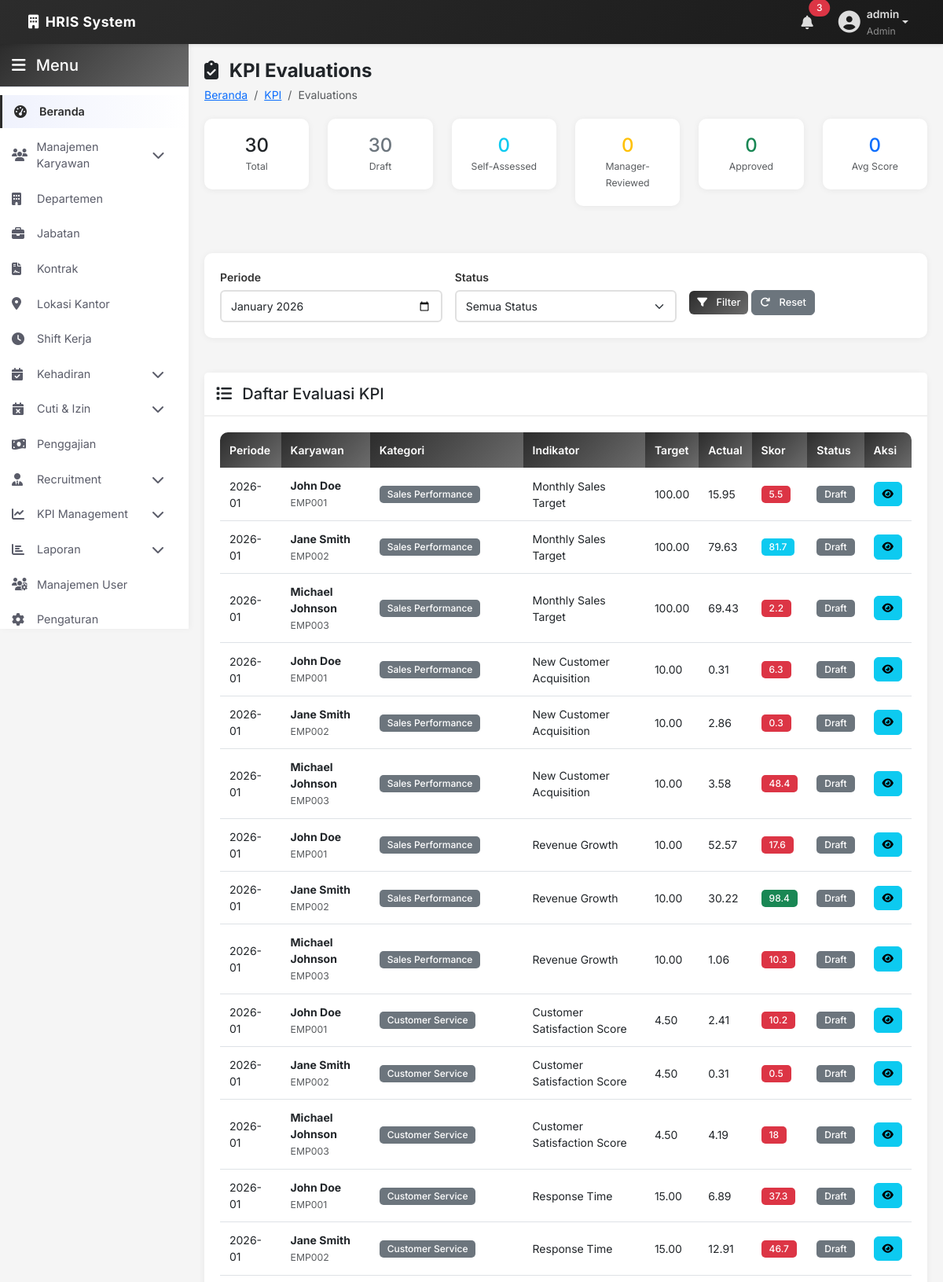
The page /admin/kpi/evaluations/index.php (signed in, upper part) on the database its author committed.
### tables this page shows
CREATE TABLE `kpi_evaluations` (
  `id` int(11) NOT NULL,
  `assignment_id` int(11) NOT NULL,
  `employee_id` int(11) NOT NULL,
  `indicator_id` int(11) NOT NULL,
  `period` varchar(7) NOT NULL COMMENT 'Format: YYYY-MM',
  `actual_value` decimal(10,2) DEFAULT 0.00,
  `score` decimal(5,2) DEFAULT 0.00 COMMENT 'Calculated score (0-100)',
  `self_assessment` text DEFAULT NULL,
  `manager_assessment` text DEFAULT NULL,
  `status` enum('Draft','Self-Assessed','Manager-Reviewed','Approved') DEFAULT 'Draft',
  `evaluated_by` int(11) DEFAULT NULL COMMENT 'User ID who evaluated',
  `evaluated_at` timestamp NULL DEFAULT NULL,
  `notes` text DEFAULT NULL,
  `created_at` timestamp NOT NULL DEFAULT current_timestamp(),
  `updated_at` timestamp NOT NULL DEFAULT current_timestamp() ON UPDATE current_timestamp()
);

CREATE TABLE `employees` (
  `id` int(11) NOT NULL,
  `employee_code` varchar(20) NOT NULL,
  `first_name` varchar(50) NOT NULL,
  `last_name` varchar(50) NOT NULL,
  `email` varchar(100) NOT NULL,
  `phone` varchar(20) DEFAULT NULL,
  `date_of_birth` date DEFAULT NULL,
  `gender` enum('Male','Female','Other') NOT NULL,
  `address` text DEFAULT NULL,
  `department_id` int(11) DEFAULT NULL,
  `position_id` int(11) DEFAULT NULL,
  `hire_date` date NOT NULL,
  `employment_status` enum('Active','Inactive','On Leave','Terminated') DEFAULT 'Active',
  `basic_salary` decimal(15,2) DEFAULT 0.00,
  `salary` decimal(12,2) DEFAULT NULL,
  `photo` varchar(255) DEFAULT NULL,
  `user_id` int(11) DEFAULT NULL,
  `created_at` timestamp NOT NULL DEFAULT current_timestamp(),
  `updated_at` timestamp NOT NULL DEFAULT current_timestamp() ON UPDATE current_timestamp()
);

CREATE TABLE `kpi_categories` (
  `id` int(11) NOT NULL,
  `category_name` varchar(100) NOT NULL,
  `description` text DEFAULT NULL,
  `weight` decimal(5,2) DEFAULT 0.00 COMMENT 'Weight in percentage (0-100)',
  `is_active` tinyint(1) DEFAULT 1,
  `created_at` timestamp NOT NULL DEFAULT current_timestamp(),
  `updated_at` timestamp NOT NULL DEFAULT current_timestamp() ON UPDATE current_timestamp()
);

CREATE TABLE `kpi_indicators` (
  `id` int(11) NOT NULL,
  `category_id` int(11) NOT NULL,
  `indicator_name` varchar(200) NOT NULL,
  `description` text DEFAULT NULL,
  `measurement_type` enum('Numeric','Percentage','Rating','Boolean') DEFAULT 'Numeric',
  `target_value` decimal(10,2) DEFAULT 0.00,
  `weight` decimal(5,2) DEFAULT 0.00 COMMENT 'Weight within category (0-100)',
  `is_active` tinyint(1) DEFAULT 1,
  `created_at` timestamp NOT NULL DEFAULT current_timestamp(),
  `updated_at` timestamp NOT NULL DEFAULT current_timestamp() ON UPDATE current_timestamp()
);

### admin/kpi/evaluations/index.php (the view, shortened to what this page needs)
<?php
include __DIR__ . '/../../includes/header.php';
include __DIR__ . '/../../includes/sidebar.php';
$period_filter = $_GET['period'] ?? date('Y-m');
try {
    $where = ["1=1"];
    $params = [];
    if ($period_filter) {
        $where[] = "ke.period = ?";
        $params[] = $period_filter;
    }
    $whereClause = implode(" AND ", $where);
    $evaluationsStmt = $pdo->prepare("SELECT
        ke.*,
        CONCAT(e.first_name, ' ', e.last_name) as employee_name,
        e.employee_code,
        d.department_name,
        ki.indicator_name,
        ki.measurement_type,
        ki.target_value,
        kc.category_name
        FROM kpi_evaluations ke
        LEFT JOIN employees e ON ke.employee_id = e.id
        LEFT JOIN departments d ON e.department_id = d.id
        LEFT JOIN kpi_indicators ki ON ke.indicator_id = ki.id
        LEFT JOIN kpi_categories kc ON ki.category_id = kc.id
        WHERE $whereClause
        ORDER BY ke.updated_at DESC");
    $evaluationsStmt->execute($params);
    $evaluations = $evaluationsStmt->fetchAll();
    $statsStmt = $pdo->query("SELECT
        COUNT(*) as total_evaluations,
        SUM(CASE WHEN status = 'Draft' THEN 1 ELSE 0 END) as draft_count,
        SUM(CASE WHEN status = 'Self-Assessed' THEN 1 ELSE 0 END) as self_assessed_count,
        SUM(CASE WHEN status = 'Manager-Reviewed' THEN 1 ELSE 0 END) as manager_reviewed_count,
        SUM(CASE WHEN status = 'Approved' THEN 1 ELSE 0 END) as approved_count,
        AVG(CASE WHEN status = 'Approved' THEN score ELSE NULL END) as avg_score
        FROM kpi_evaluations");
    $stats = $statsStmt->fetch();
} catch (PDOException $e) {
    error_log("Error fetching KPI evaluations: " . $e->getMessage());
    $evaluations = [];
    $stats = [];
}
?>
<div class="page-header">
    <div class="row align-items-center">
        <div class="col-md-6">
            <h1><i class="fas fa-clipboard-check me-2"></i> KPI Evaluations</h1>
            <nav aria-label="breadcrumb">
                <ol class="breadcrumb">
                    <li class="breadcrumb-item"><a href="/hrm/admin/index.php">Beranda</a></li>
                    <li class="breadcrumb-item"><a href="/hrm/admin/kpi/dashboard.php">KPI</a></li>
                    <li class="breadcrumb-item active">Evaluations</li>
                </ol>
            </nav>
        </div>
    </div>
</div>
<div class="row mb-4">
    <div class="col-lg-2 col-md-4 mb-3">
        <div class="card fade-in">
            <div class="card-body text-center">
                <h4 class="mb-0"><?php echo $stats['total_evaluations'] ?? 0; ?></h4>
                <small class="text-muted">Total</small>
            </div>
        </div>
    </div>
    <div class="col-lg-2 col-md-4 mb-3">
        <div class="card fade-in border-secondary">
            <div class="card-body text-center">
                <h4 class="mb-0 text-secondary"><?php echo $stats['draft_count'] ?? 0; ?></h4>
                <small class="text-muted">Draft</small>
            </div>
        </div>
    </div>
    <div class="col-lg-2 col-md-4 mb-3">
        <div class="card fade-in border-info">
            <div class="card-body text-center">
                <h4 class="mb-0 text-info"><?php echo $stats['self_assessed_count'] ?? 0; ?></h4>
                <small class="text-muted">Self-Assessed</small>
            </div>
        </div>
    </div>
    <div class="col-lg-2 col-md-4 mb-3">
        <div class="card fade-in border-warning">
            <div class="card-body text-center">
                <h4 class="mb-0 text-warning"><?php echo $stats['manager_reviewed_count'] ?? 0; ?></h4>
                <small class="text-muted">Manager-Reviewed</small>
            </div>
        </div>
    </div>
    <div class="col-lg-2 col-md-4 mb-3">
        <div class="card fade-in border-success">
            <div class="card-body text-center">
                <h4 class="mb-0 text-success"><?php echo $stats['approved_count'] ?? 0; ?></h4>
                <small class="text-muted">Approved</small>
            </div>
        </div>
    </div>
    <div class="col-lg-2 col-md-4 mb-3">
        <div class="card fade-in border-primary">
            <div class="card-body text-center">
                <h4 class="mb-0 text-primary"><?php echo round($stats['avg_score'] ?? 0, 1); ?></h4>
                <small class="text-muted">Avg Score</small>
            </div>
        </div>
    </div>
</div>
<div class="row mb-4">
    <div class="col-12">
        <div class="card fade-in">
            <div class="card-body">
                <form method="GET" class="row g-3">
                    <div class="col-md-4">
                        <label class="form-label">Periode</label>
                        <input type="month" name="period" class="form-control form-control-sm" value="<?php echo $period_filter; ?>">
                    </div>
                    <div class="col-md-4">
                        <label class="form-label">Status</label>
                        <select name="status" class="form-select form-select-sm">
                            <option value="">Semua Status</option>
                        </select>
                    </div>
                    <div class="col-md-4">
                        <label class="form-label">&nbsp;</label>
                        <div>
                            <button type="submit" class="btn btn-primary btn-sm">
                                <i class="fas fa-filter me-2"></i> Filter
                            </button>
                            <a href="/hrm/admin/kpi/evaluations/" class="btn btn-secondary btn-sm">
                                <i class="fas fa-redo me-2"></i> Reset
                            </a>
                        </div>
                    </div>
                </form>
            </div>
        </div>
    </div>
</div>
<div class="row">
    <div class="col-12">
        <div class="card fade-in">
            <div class="card-header">
                <h5 class="mb-0">
                    <i class="fas fa-list me-2"></i> Daftar Evaluasi KPI
                </h5>
            </div>
            <div class="card-body">
                <div class="table-responsive">
                    <table id="evaluationsTable" class="table table-hover">
                        <thead>
                            <tr>
                                <th>Periode</th>
                                <th>Karyawan</th>
                                <th>Kategori</th>
                                <th>Indikator</th>
                                <th>Target</th>
                                <th>Actual</th>
                                <th>Skor</th>
                                <th>Status</th>
                                <th>Aksi</th>
                            </tr>
                        </thead>
                        <tbody>
                            <?php foreach ($evaluations as $eval): ?>
                                <tr>
                                    <td><?php echo $eval['period']; ?></td>
                                    <td>
                                        <strong><?php echo htmlspecialchars($eval['employee_name']); ?></strong><br>
                                        <small class="text-muted"><?php echo htmlspecialchars($eval['employee_code']); ?></small>
                                    </td>
                                    <td><span class="badge bg-secondary"><?php echo htmlspecialchars($eval['category_name']); ?></span></td>
                                    <td><?php echo htmlspecialchars($eval['indicator_name']); ?></td>
                                    <td><?php echo $eval['target_value']; ?></td>
                                    <td><?php echo $eval['actual_value']; ?></td>
                                    <td>
                                        <?php
                                        $scoreClass = '';
                                        if ($eval['score'] >= 90) $scoreClass = 'bg-success';
                                        elseif ($eval['score'] >= 75) $scoreClass = 'bg-info';
                                        elseif ($eval['score'] >= 60) $scoreClass = 'bg-warning';
                                        else $scoreClass = 'bg-danger';
                                        ?>
                                        <span class="badge <?php echo $scoreClass; ?>"><?php echo round($eval['score'], 1); ?></span>
                                    </td>
                                    <td>
                                        <?php
                                        $statusClass = '';
                                        switch ($eval['status']) {
                                            case 'Draft': $statusClass = 'bg-secondary'; break;
                                        }
                                        ?>
                                        <span class="badge <?php echo $statusClass; ?>"><?php echo $eval['status']; ?></span>
                                    </td>
                                    <td>
                                        <button onclick='viewEvaluation(<?php echo json_encode($eval); ?>)'
                                                class="btn btn-sm btn-info" data-bs-toggle="tooltip" title="View Details">
                                            <i class="fas fa-eye"></i>
                                        </button>
                                    </td>
                                </tr>
                            <?php endforeach; ?>
                        </tbody>
                    </table>
                </div>
            </div>
        </div>
    </div>
</div>
<?php include __DIR__ . '/../../includes/footer.php'; ?>

### assets/css/style.css (style rules this page uses)
:root { --primary-color: #2c2c2c; --primary-dark: #1a1a1a; --primary-light: #404040; --secondary-color: #6c6c6c; --success-color: #4a4a4a; --danger-color: #3a3a3a; --warning-color: #5a5a5a; --info-color: #505050; --light-bg: #f8f9fa; --dark-bg: #2c2c2c; --border-color: #dee2e6; --text-primary: #212529; --text-secondary: #6c757d; --text-muted: #adb5bd; --sidebar-width: 240px; --navbar-height: 56px; --transition: all 0.3s ease; }
* { margin: 0; padding: 0; box-sizing: border-box; }
body { font-family: 'Inter', 'Segoe UI', Tahoma, Geneva, Verdana, sans-serif; background-color: #f5f5f5; color: var(--text-primary); font-size: 0.875rem; line-height: 1.5; }
.page-header { margin-bottom: 20px; }
.page-header h1 { font-size: 1.5rem; font-weight: 700; color: var(--dark-color); margin-bottom: 5px; }
.breadcrumb { background: transparent; padding: 0; margin: 0; }
.card { border: none; border-radius: 10px; box-shadow: 0 1px 8px rgba(0, 0, 0, 0.06); margin-bottom: 20px; transition: transform 0.3s ease, box-shadow 0.3s ease; }
.card-header { background-color: white; border-bottom: 2px solid #f0f0f0; padding: 15px; font-weight: 600; font-size: 1rem; }
.card-body { padding: 20px; }
.btn { border-radius: 6px; padding: 8px 16px; font-weight: 500; font-size: 0.875rem; transition: all 0.3s ease; }
.btn-primary { background: linear-gradient(135deg, var(--primary-color), var(--secondary-color)); border: none; }
.btn-sm { padding: 5px 10px; font-size: 0.8rem; }
.table { background: white; border-radius: 10px; overflow: hidden; font-size: 0.875rem; }
.table thead th { background: linear-gradient(135deg, var(--primary-color), var(--secondary-color)); color: white; font-weight: 600; border: none; padding: 12px; font-size: 0.875rem; }
.table tbody td { padding: 12px; vertical-align: middle; }
.table tbody tr { transition: background-color 0.2s ease; }
.badge { padding: 5px 10px; border-radius: 5px; font-weight: 500; font-size: 0.75rem; }
.form-label { font-weight: 600; color: #333; margin-bottom: 6px; font-size: 0.875rem; }
.form-control, .form-select { border: 2px solid #e0e0e0; border-radius: 6px; padding: 8px 12px; font-size: 0.875rem; transition: all 0.3s ease; }
.fade-in { animation: fadeIn 0.5s ease-out; }

### rows shown on the page
kpi_evaluations: period "2026-01", employee_name "John Doe", employee.employee_code "EMP001", kpi_categories.category_name "Sales Performance", indicator.indicator_name "Monthly Sales Target", indicator.target_value "100.00", actual_value "15.95", score "5.5", status "Draft"
kpi_evaluations: period "2026-01", employee_name "Jane Smith", employee.employee_code "EMP002", kpi_categories.category_name "Sales Performance", indicator.indicator_name "Monthly Sales Target", indicator.target_value "100.00", actual_value "79.63", score "81.7", status "Draft"
kpi_evaluations: period "2026-01", employee_name "Michael Johnson", employee.employee_code "EMP003", kpi_categories.category_name "Sales Performance", indicator.indicator_name "Monthly Sales Target", indicator.target_value "100.00", actual_value "69.43", score "2.2", status "Draft"
kpi_evaluations: period "2026-01", employee_name "John Doe", employee.employee_code "EMP001", kpi_categories.category_name "Sales Performance", indicator.indicator_name "New Customer Acquisition", indicator.target_value "10.00", actual_value "0.31", score "6.3", status "Draft"
kpi_evaluations: period "2026-01", employee_name "Jane Smith", employee.employee_code "EMP002", kpi_categories.category_name "Sales Performance", indicator.indicator_name "New Customer Acquisition", indicator.target_value "10.00", actual_value "2.86", score "0.3", status "Draft"
kpi_evaluations: period "2026-01", employee_name "Michael Johnson", employee.employee_code "EMP003", kpi_categories.category_name "Sales Performance", indicator.indicator_name "New Customer Acquisition", indicator.target_value "10.00", actual_value "3.58", score "48.4", status "Draft"
kpi_evaluations: period "2026-01", employee_name "John Doe", employee.employee_code "EMP001", kpi_categories.category_name "Sales Performance", indicator.indicator_name "Revenue Growth", indicator.target_value "10.00", actual_value "52.57", score "17.6", status "Draft"
kpi_evaluations: period "2026-01", employee_name "Jane Smith", employee.employee_code "EMP002", kpi_categories.category_name "Sales Performance", indicator.indicator_name "Revenue Growth", indicator.target_value "10.00", actual_value "30.22", score "98.4", status "Draft"
kpi_evaluations: period "2026-01", employee_name "Michael Johnson", employee.employee_code "EMP003", kpi_categories.category_name "Sales Performance", indicator.indicator_name "Revenue Growth", indicator.target_value "10.00", actual_value "1.06", score "10.3", status "Draft"
kpi_evaluations: period "2026-01", employee_name "John Doe", employee.employee_code "EMP001", kpi_categories.category_name "Customer Service", indicator.indicator_name "Customer Satisfaction Score", indicator.target_value "4.50", actual_value "2.41", score "10.2", status "Draft"
kpi_evaluations: period "2026-01", employee_name "Jane Smith", employee.employee_code "EMP002", kpi_categories.category_name "Customer Service", indicator.indicator_name "Customer Satisfaction Score", indicator.target_value "4.50", actual_value "0.31", score "0.5", status "Draft"
kpi_evaluations: period "2026-01", employee_name "Michael Johnson", employee.employee_code "EMP003", kpi_categories.category_name "Customer Service", indicator.indicator_name "Customer Satisfaction Score", indicator.target_value "4.50", actual_value "4.19", score "18", status "Draft"
kpi_evaluations: period "2026-01", employee_name "John Doe", employee.employee_code "EMP001", kpi_categories.category_name "Customer Service", indicator.indicator_name "Response Time", indicator.target_value "15.00", actual_value "6.89", score "37.3", status "Draft"
kpi_evaluations: period "2026-01", employee_name "Jane Smith", employee.employee_code "EMP002", kpi_categories.category_name "Customer Service", indicator.indicator_name "Response Time", indicator.target_value "15.00", actual_value "12.91", score "46.7", status "Draft"

### other values the page prints
$_SESSION['username'] "admin"
$_SESSION['role'] "Admin"
$stats['total_evaluations'] "30"
$stats['draft_count'] "30"
$stats['self_assessed_count'] "0"
$stats['manager_reviewed_count'] "0"
$stats['approved_count'] "0"
$stats['avg_score'] "0"
